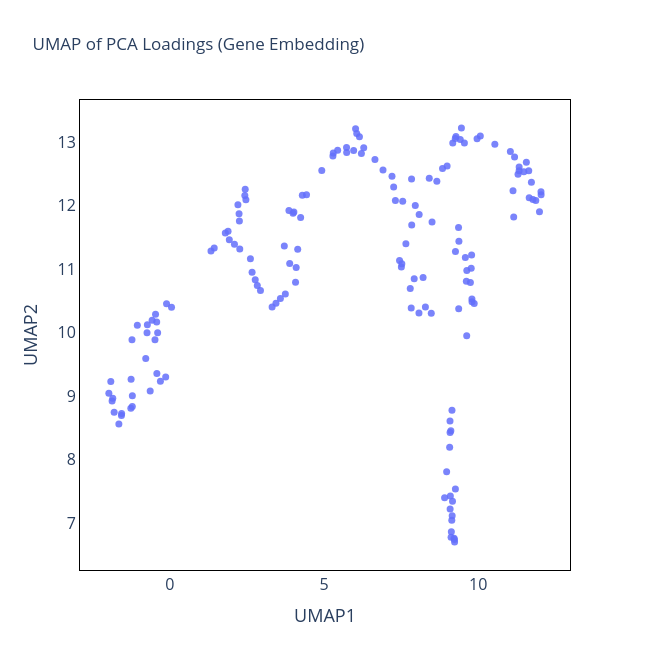

The notebook cell saved with this chart:
### Code cell


### Figure 1 — Plotly figure (JSON) as saved in the notebook; plotly's stock layout.template omitted (floating-point values rounded to 4 significant figures; data arrays with more than 128 entries replaced by an {"elided": "..."} marker saying what was removed)
{"data": [{"hovertemplate": "<b>%{hovertext}</b><br><br>UMAP1=%{x}<br>UMAP2=%{y}<extra></extra>", "hovertext": {"elided": "157 str values"}, "legendgroup": "", "marker": {"color": "#636efa", "opacity": 0.85, "size": 7, "symbol": "circle"}, "mode": "markers", "name": "", "orientation": "v", "showlegend": false, "type": "scatter", "x": {"elided": "157 float values"}, "xaxis": "x", "y": {"elided": "157 float values"}, "yaxis": "y"}], "layout": {"height": 650, "legend": {"tracegroupgap": 0}, "plot_bgcolor": "white", "title": {"text": "UMAP of PCA Loadings (Gene Embedding)"}, "width": 650, "xaxis": {"anchor": "y", "domain": [0, 1], "linecolor": "black", "linewidth": 1, "mirror": true, "showline": true, "tickfont": {"size": 16}, "title": {"font": {"size": 18}, "text": "UMAP1"}}, "yaxis": {"anchor": "x", "domain": [0, 1], "linecolor": "black", "linewidth": 1, "mirror": true, "showline": true, "tickfont": {"size": 16}, "title": {"font": {"size": 18}, "text": "UMAP2"}}}}
